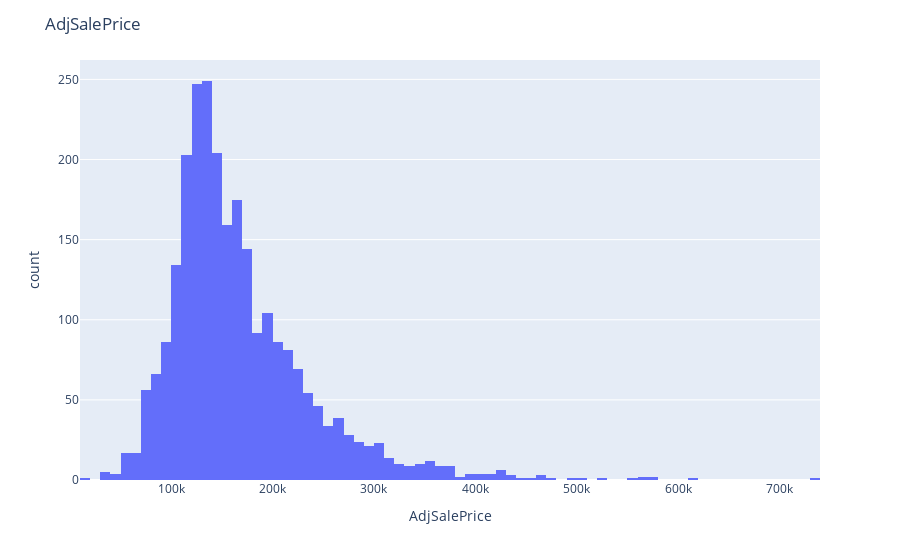
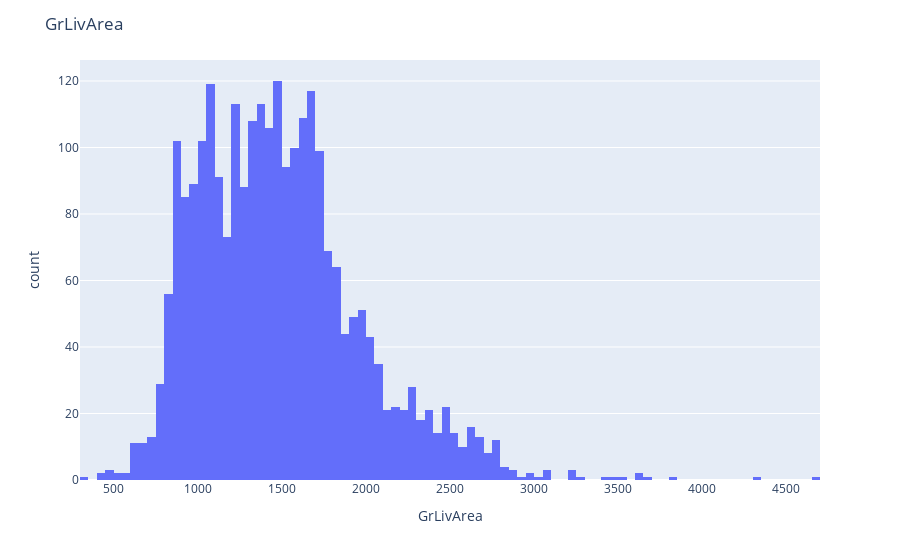
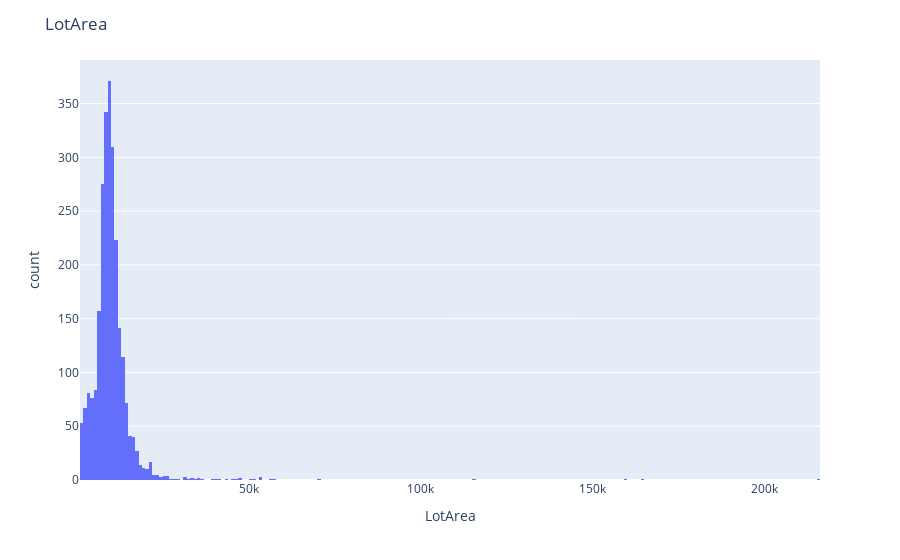
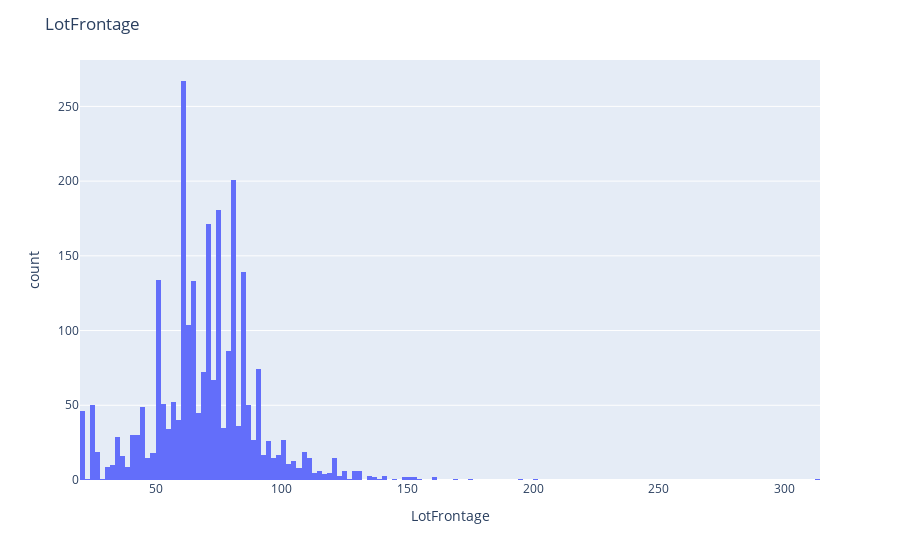

Notebook code cell kept with these figures, in order:
### Markdown cell above
Outliars. 

This section details how we could identify and remove about 25 outliars from the data. This data is mostly higher values with correspondingly higher sales prices. However, after doing a prelim score with / without outliars, it appears that the model performs better when no outliars are removed. We add the outliars in.

### Code cell
### Possible outliar suspects:

# AdjSalePrice - sale price
# GrLivArea - total living area, in sq footage
# LotArea - total lot area, in sq footage
# LotFrontage - how much of the lot area touches the street

col_lst = ['AdjSalePrice','GrLivArea','LotArea','LotFrontage','BsmtLivArea']

for i in col_lst:
    fig = px.histogram(housing3, x=i)
    fig.update_layout({'title':{'text':i}})
    iplot(fig)

### Figure 1 — Plotly figure (JSON) as saved in the notebook; plotly's stock layout.template omitted (floating-point values rounded to 4 significant figures; data arrays with more than 128 entries replaced by an {"elided": "..."} marker saying what was removed)
{"data": [{"alignmentgroup": "True", "bingroup": "x", "hovertemplate": "AdjSalePrice=%{x}<br>count=%{y}<extra></extra>", "legendgroup": "", "marker": {"color": "#636efa"}, "name": "", "offsetgroup": "", "orientation": "v", "showlegend": false, "type": "histogram", "x": {"elided": "2580 float values"}, "xaxis": "x", "yaxis": "y"}], "layout": {"barmode": "relative", "legend": {"tracegroupgap": 0}, "margin": {"t": 60}, "title": {"text": "AdjSalePrice"}, "xaxis": {"anchor": "y", "domain": [0, 1], "title": {"text": "AdjSalePrice"}}, "yaxis": {"anchor": "x", "domain": [0, 1], "title": {"text": "count"}}}}

### Figure 2 — Plotly figure (JSON) as saved in the notebook; plotly's stock layout.template omitted (floating-point values rounded to 4 significant figures; data arrays with more than 128 entries replaced by an {"elided": "..."} marker saying what was removed)
{"data": [{"alignmentgroup": "True", "bingroup": "x", "hovertemplate": "GrLivArea=%{x}<br>count=%{y}<extra></extra>", "legendgroup": "", "marker": {"color": "#636efa"}, "name": "", "offsetgroup": "", "orientation": "v", "showlegend": false, "type": "histogram", "x": {"elided": "2580 int values"}, "xaxis": "x", "yaxis": "y"}], "layout": {"barmode": "relative", "legend": {"tracegroupgap": 0}, "margin": {"t": 60}, "title": {"text": "GrLivArea"}, "xaxis": {"anchor": "y", "domain": [0, 1], "title": {"text": "GrLivArea"}}, "yaxis": {"anchor": "x", "domain": [0, 1], "title": {"text": "count"}}}}

### Figure 3 — Plotly figure (JSON) as saved in the notebook; plotly's stock layout.template omitted (floating-point values rounded to 4 significant figures; data arrays with more than 128 entries replaced by an {"elided": "..."} marker saying what was removed)
{"data": [{"alignmentgroup": "True", "bingroup": "x", "hovertemplate": "LotArea=%{x}<br>count=%{y}<extra></extra>", "legendgroup": "", "marker": {"color": "#636efa"}, "name": "", "offsetgroup": "", "orientation": "v", "showlegend": false, "type": "histogram", "x": {"elided": "2580 int values"}, "xaxis": "x", "yaxis": "y"}], "layout": {"barmode": "relative", "legend": {"tracegroupgap": 0}, "margin": {"t": 60}, "title": {"text": "LotArea"}, "xaxis": {"anchor": "y", "domain": [0, 1], "title": {"text": "LotArea"}}, "yaxis": {"anchor": "x", "domain": [0, 1], "title": {"text": "count"}}}}

### Figure 4 — Plotly figure (JSON) as saved in the notebook; plotly's stock layout.template omitted (floating-point values rounded to 4 significant figures; data arrays with more than 128 entries replaced by an {"elided": "..."} marker saying what was removed)
{"data": [{"alignmentgroup": "True", "bingroup": "x", "hovertemplate": "LotFrontage=%{x}<br>count=%{y}<extra></extra>", "legendgroup": "", "marker": {"color": "#636efa"}, "name": "", "offsetgroup": "", "orientation": "v", "showlegend": false, "type": "histogram", "x": {"elided": "2580 float values"}, "xaxis": "x", "yaxis": "y"}], "layout": {"barmode": "relative", "legend": {"tracegroupgap": 0}, "margin": {"t": 60}, "title": {"text": "LotFrontage"}, "xaxis": {"anchor": "y", "domain": [0, 1], "title": {"text": "LotFrontage"}}, "yaxis": {"anchor": "x", "domain": [0, 1], "title": {"text": "count"}}}}
